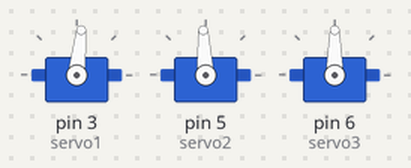
Recording of a sketch running on a simulated Arduino Uno, built with avr-gcc and run on an emulated ATmega328P. On the bench: 3 × servo.

Above: at 0.05 s.
At 0.5 s:
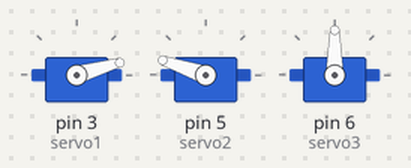
At 5.5 s:
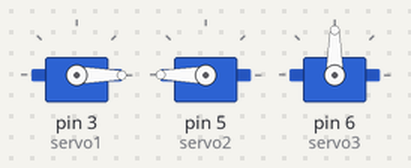
At 11.0 s:
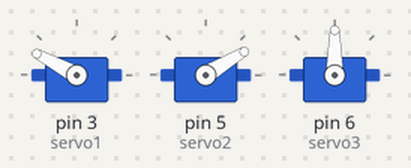
Timing chart, 0 to 14.3 s (numbered marks = the images above):
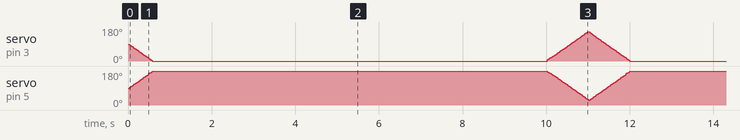

The sketch:

basic.ino
```cpp
#include <VarSpeedServo.h>


VarSpeedServo servo1;
VarSpeedServo servo2;
VarSpeedServo servo3;
void setup() {
  // put your setup code here, to run once:
servo1.attach(3);
servo2.attach(5);
servo3.attach(6);
}

void loop() {
  servo3.write(90,100);
  servo1.write(0,100);
  servo2.write(180,100);
  delay(10000);
  servo1.write(180,100);
  servo2.write(0,100);
  delay(1000);


}
```
